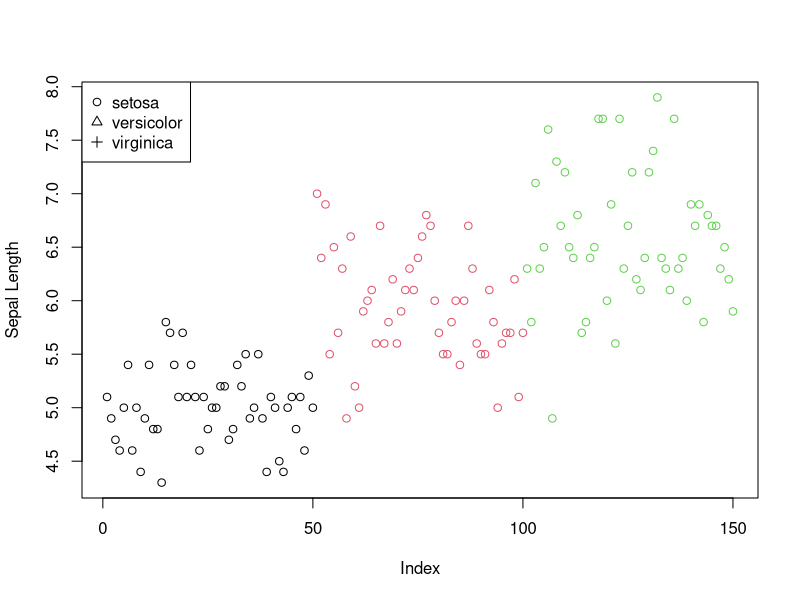

This chart was generated by the following R code: (Note: this script raises an error after producing the figure.)
myarray <- array(c(1:12), dim = c(2, 2, 3))
myarray
## , , 1
##
## [,1] [,2]
## [1,] 1 3
## [2,] 2 4
##
## , , 2
##
## [,1] [,2]
## [1,] 5 7
## [2,] 6 8
##
## , , 3
##
## [,1] [,2]
## [1,] 9 11
## [2,] 10 12

#Time and date
#Computer time 
now <- Sys.time()
now
## [1] "2024-02-19 11:09:22 +03"
class(now)
## [1] "POSIXct" "POSIXt"
#POSIXct shows the seconds between now and 1 Jan 1970 (in the Universal Time Coordinated (UTC) zone).
unclass(now)
## [1] 1708330162
#What was the date and time 1000000 seconds ago?
  mil <- 1000000
now - mil
## [1] "2024-02-07 21:22:42 +03"

data(iris)
?iris
head(iris)
## Sepal.Length Sepal.Width Petal.Length Petal.Width Species
## 1 5.1 3.5 1.4 0.2 setosa
## 2 4.9 3.0 1.4 0.2 setosa
## 3 4.7 3.2 1.3 0.2 setosa
## 4 4.6 3.1 1.5 0.2 setosa
## 5 5.0 3.6 1.4 0.2 setosa
## 6 5.4 3.9 1.7 0.4 setosa
class(iris)
## [1] "data.frame"
class(iris$Sepal.Length)
## [1] "numeric"
class(iris$Species)
## [1] "factor"
str(iris)
## 'data.frame': 150 obs. of 5 variables:
## $ Sepal.Length: num 5.1 4.9 4.7 4.6 5 5.4 4.6 5 4.4 4.9 ...
## $ Sepal.Width : num 3.5 3 3.2 3.1 3.6 3.9 3.4 3.4 2.9 3.1 ...
## $ Petal.Length: num 1.4 1.4 1.3 1.5 1.4 1.7 1.4 1.5 1.4 1.5 ...
## $ Petal.Width : num 0.2 0.2 0.2 0.2 0.2 0.4 0.3 0.2 0.2 0.1 ...
## $ Species : Factor w/ 3 levels "setosa","versicolor",..: 1 1 1 1 1 1 1 1 1 1 ...
summary(iris)
## Sepal.Length Sepal.Width Petal.Length Petal.Width
## Min. :4.300 Min. :2.000 Min. :1.000 Min. :0.100
## 1st Qu.:5.100 1st Qu.:2.800 1st Qu.:1.600 1st Qu.:0.300
## Median :5.800 Median :3.000 Median :4.350 Median :1.300
## Mean :5.843 Mean :3.057 Mean :3.758 Mean :1.199
## 3rd Qu.:6.400 3rd Qu.:3.300 3rd Qu.:5.100 3rd Qu.:1.800
## Max. :7.900 Max. :4.400 Max. :6.900 Max. :2.500
## Species
## setosa :50
## versicolor:50
## virginica :50
##
##
##
iris$Sepal.Length

#Select the first row:
  iris[1,]
## Sepal.Length Sepal.Width Petal.Length Petal.Width Species
## 1 5.1 3.5 1.4 0.2 setosa
#Select the first column:
  iris[,2]
## [1] 3.5 3.0 3.2 3.1 3.6 3.9 3.4 3.4 2.9 3.1 3.7 3.4 3.0 3.0 4.0 4.4 3.9 3.5
## [19] 3.8 3.8 3.4 3.7 3.6 3.3 3.4 3.0 3.4 3.5 3.4 3.2 3.1 3.4 4.1 4.2 3.1 3.2
## [37] 3.5 3.6 3.0 3.4 3.5 2.3 3.2 3.5 3.8 3.0 3.8 3.2 3.7 3.3 3.2 3.2 3.1 2.3
## [55] 2.8 2.8 3.3 2.4 2.9 2.7 2.0 3.0 2.2 2.9 2.9 3.1 3.0 2.7 2.2 2.5 3.2 2.8
## [73] 2.5 2.8 2.9 3.0 2.8 3.0 2.9 2.6 2.4 2.4 2.7 2.7 3.0 3.4 3.1 2.3 3.0 2.5
## [91] 2.6 3.0 2.6 2.3 2.7 3.0 2.9 2.9 2.5 2.8 3.3 2.7 3.0 2.9 3.0 3.0 2.5 2.9
## [109] 2.5 3.6 3.2 2.7 3.0 2.5 2.8 3.2 3.0 3.8 2.6 2.2 3.2 2.8 2.8 2.7 3.3 3.2
## [127] 2.8 3.0 2.8 3.0 2.8 3.8 2.8 2.8 2.6 3.0 3.4 3.1 3.0 3.1 3.1 3.1 2.7 3.2
## [145] 3.3 3.0 2.5 3.0 3.4 3.0
#Select the column by name:
  iris[,"Species"]

  table(iris$Species)
  ##
  ## setosa versicolor virginica
  ## 50 50 5
  
  LogicIndex <- iris[, "Petal.Length"] > 5.5
  LogicIndex
  ## [1] FALSE FALSE FALSE FALSE FALSE FALSE FALSE FALSE FALSE FALSE FALSE FALSE
  ## [13] FALSE FALSE FALSE FALSE FALSE FALSE FALSE FALSE FALSE FALSE FALSE FALSE
  ## [25] FALSE FALSE FALSE FALSE FALSE FALSE FALSE FALSE FALSE FALSE FALSE FALSE
  ## [37] FALSE FALSE FALSE FALSE FALSE FALSE FALSE FALSE FALSE FALSE FALSE FALSE
  ## [49] FALSE FALSE FALSE FALSE FALSE FALSE FALSE FALSE FALSE FALSE FALSE FALSE
  ## [61] FALSE FALSE FALSE FALSE FALSE FALSE FALSE FALSE FALSE FALSE FALSE FALSE
  ## [73] FALSE FALSE FALSE FALSE FALSE FALSE FALSE FALSE FALSE FALSE FALSE FALSE
  ## [85] FALSE FALSE FALSE FALSE FALSE FALSE FALSE FALSE FALSE FALSE FALSE FALSE
  ## [97] FALSE FALSE FALSE FALSE TRUE FALSE TRUE TRUE TRUE TRUE FALSE TRUE
  ## [109] TRUE TRUE FALSE FALSE FALSE FALSE FALSE FALSE FALSE TRUE TRUE FALSE
  ## [121] TRUE FALSE TRUE FALSE TRUE TRUE FALSE FALSE TRUE TRUE TRUE TRUE
  ## [133] TRUE FALSE TRUE TRUE TRUE FALSE FALSE FALSE TRUE FALSE FALSE TRUE
  ## [145] TRUE FALSE FALSE FALSE FALSE FALSE
  iris[LogicIndex, ]
  
  #Let’s say we want to find mean and standard deviation at the same time:
    MeanAndStd <- function(x) {
      c(mean=mean(x), std=sd(x))
    }
  MeanAndStd(iris$Sepal.Length)
  ## mean std
  ## 5.8433333 0.8280661
  Stats <- aggregate(Sepal.Length ~ Species, data=iris,
                     FUN=MeanAndStd)
  Stats
  ## Species Sepal.Length.mean Sepal.Length.std
  ## 1 setosa 5.0060000 0.3524897
  ## 2 versicolor 5.9360000 0.5161711
  ## 3 virginica 6.5880000 0.6358796
  
  plot(iris$Sepal.Length,
       col=as.numeric(iris$Species),
       ylab="Sepal Length")
  legend('topleft', legend = levels(iris$Species), pch = 1:3)
  
  # Attempting to multiply two objects in different lengths:
  vec1 <- c(1, 2, 3)
  vec2 <- c(1, 2)
  vec1 * vec2
  ## Warning in vec1 * vec2: longer object length is not a multiple of shorter
  ## object length
  ## [1] 1 4 3
 # Lets generate your own function with warning and error separately to see the difference between an error and
 # a warning:
    warn_test <- function(x){
      if(x<=0){
        warning("WATCH OUT! 'x' is less than or equal to 0. Set it to 1.")
        x <- 1 }
      return(2/x)
    }
  warn_test(0)
  warn_test(10)
  error_test <- function(x){
    if(x<=0){
      stop("'x' is less than or equal to 0... TERMINATE")
    }
    return(2/x)
  }
  error_test(0)
  error_test(10)
  
  myfibrec <- function(n){
    if(n<0){
      warning("Assuming you meant 'n' to be positive -- doing that instead")
      n <- n*-1
    } else if(n==0){
      stop("'n' is uninterpretable at 0")
    }
    if(n==1||n==2){
      return(1)
    } else {
      return(myfibrec(n-1)+myfibrec(n-2))
    } }
  
  myfibrec(0)
  myfibrec(10)
  myfibrec(-10)
  
 # But watch what happens when you pass that function call as the first argument to try:
    try(myfibrec(0))
  ## Error in myfibrec(0) : 'n' is uninterpretable at 0
  try(myfibrec(0),silent=TRUE)
  attempt1 <- try(myfibrec(0),silent=TRUE)
  
  #Meanwhile, if you pass a function to try and it doesn’t throw an error, then try has no effect, and you
  #simply get the normal return value.
  attempt2 <- try(myfibrec(6),silent=TRUE)
  attempt2
  
  myfibrecvector <- function(nvec){
    nterms <- length(nvec)
    result <- rep(0,nterms)
    for(i in 1:nterms){
      result[i] <- myfibrec(nvec[i])
    }
    return(result)
  }
  
  myfibrecvectorTRY <- function(nvec){
    nterms <- length(nvec)
    result <- rep(0,nterms)
    for(i in 1:nterms){
      attempt <- try(myfibrec(nvec[i]),silent=T)
      if(class(attempt)=="try-error"){
        result[i] <- NA
      } else {
        result[i] <- attempt
      }
    }
    return(result)
  }
  baz <- myfibrecvectorTRY(nvec=c(3,2,7,0,9,13))
  baz
  
  attempt4 <- suppressWarnings(myfibrec(-3))
  attempt4
  
  
  #You may make R pause for a specified amount of time, in seconds, before continuing:
    Sys.sleep(3)
 # When you run this code, R will pause for three seconds before you can continue using the console.
 # Consider the following:
    sleep_test <- function(n){
      result <- 0
      for(i in 1:n){
        result <- result + 1
        Sys.sleep(0.5)
      }
      return(result)
    }
  sleep_test(8)
  
  prog_test <- function(n){
    result <- 0
    progbar <- txtProgressBar(min=0,max=n,style=1,char="=")
    for(i in 1:n){
      result <- result + 1
      Sys.sleep(0.5)
      setTxtProgressBar(progbar,value=i)
    }
    close(progbar)
    return(result)
  }
  prog_test(9)
  
  
  #If you want to know how long a computation takes to complete, you can use the Sys.time command.
  Sys.time()
  ## [1] "2024-02-26 10:15:22 +03"
  #Highlight all four lines and execute them in the console:
    t1 <- Sys.time()
  Sys.sleep(3)
  t2 <- Sys.time()
  t2-t1
  ## Time difference of 3.007326 secs